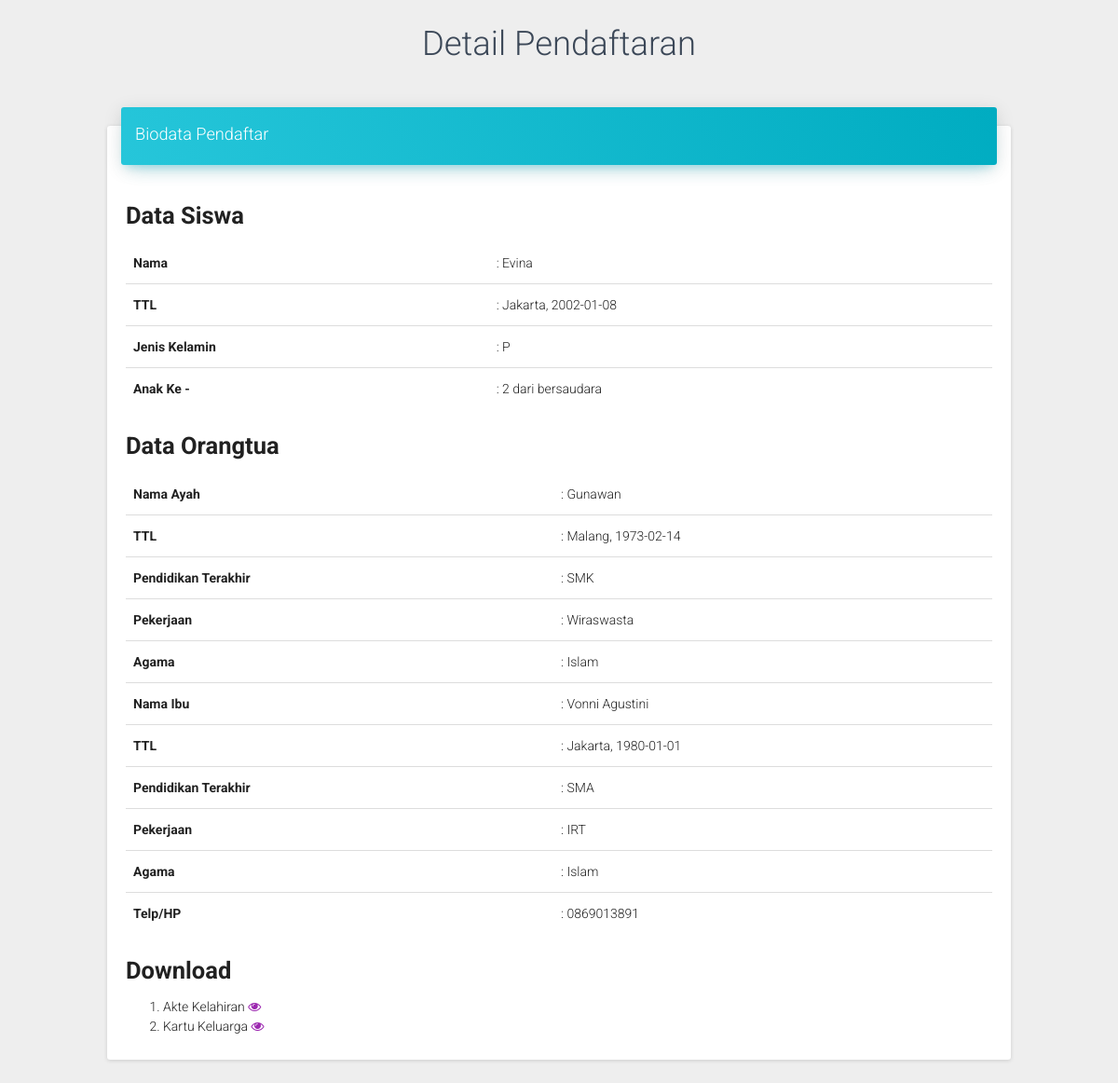
Page /data_admin/detail_pendaftaran.php?ida=31&idd=17&idu=28 (signed in) on the committed database.
### tables this page shows
CREATE TABLE `pendaftaran` (
  `Id` int(11) NOT NULL,
  `nama` varchar(100) DEFAULT NULL,
  `tempat_lahir` varchar(50) DEFAULT NULL,
  `tgl_lahir` date DEFAULT NULL,
  `jenis_kelamin` char(1) DEFAULT NULL,
  `anak_ke` int(11) DEFAULT NULL,
  `jmlh_saudara` int(11) DEFAULT NULL,
  `nama_ayah` varchar(255) DEFAULT NULL,
  `tmpt_lahir_ayah` varchar(255) DEFAULT NULL,
  `tgl_lahir_ayah` date DEFAULT NULL,
  `pendidikan_ayah` varchar(50) DEFAULT NULL,
  `pekerjaan_ayah` varchar(255) DEFAULT NULL,
  `agama_ayah` varchar(255) DEFAULT NULL,
  `nama_ibu` varchar(255) DEFAULT NULL,
  `tmpt_lahir_ibu` varchar(255) DEFAULT NULL,
  `tgl_lahir_ibu` date DEFAULT NULL,
  `pendidikan_ibu` varchar(255) DEFAULT NULL,
  `pekerjaan_ibu` varchar(255) DEFAULT NULL,
  `agama_ibu` varchar(255) DEFAULT NULL,
  `telp_ibu` varchar(255) DEFAULT NULL,
  `upload_transkip` varchar(255) DEFAULT NULL,
  `upload_ijazah` varchar(255) DEFAULT NULL
);

### data_admin/detail_pendaftaran.php (the view, shortened to what this page needs)
<?php
include '../koneksi.php';
if (isset($_GET['idd'])) {
	$ida 		=	$_GET['ida'];
	$idu 		=	$_GET['idu'];
	$idd 		=	$_GET['idd'];
$queryAkun 		=	"SELECT * FROM akun WHERE id_user=$ida";
$queryDaftar	=	"SELECT * FROM pendaftaran WHERE id=$idd";
$queryDetail	=	"SELECT * FROM detail_pendaftaran WHERE id=$idu";
$execAkun		= mysqli_query($conn,$queryAkun);
$execDaftar		= mysqli_query($conn,$queryDaftar);
$execDetail	= mysqli_query($conn,$queryDetail);
if ($execAkun && $execDaftar && $execDetail) {
	$daftar 	= mysqli_fetch_array($execDaftar);
}else{
	echo mysqli_error($conn);
}
}else{
	echo 'tidak ada';
}
?>
<!doctype html>
<html lang="en">
<head>
<link href="../assets/css/bootstrap.min.css" rel="stylesheet" />
<link href="../assets/css/material-dashboard.css?v=1.2.0" rel="stylesheet" />
<link href="../assets/css/demo.css" rel="stylesheet" />
<link href="../assets/css/font-awesome.min.css" rel="stylesheet">
</head>
<body>
<center><h2>Detail Pendaftaran</h2></center>
<div class="col-sm-12 col-md-8 col-lg-10 col-lg-offset-1">
<div class="card" style="margin-top: 50px">
<div class="card-header" data-background-color="blue">
<h4 class="title">Biodata Pendaftar</h4>
</div>
<div class="card-content table-responsive">
<h3 style="overflow: hidden;"><b>Data Siswa</b></h3>
<table class="table table-hover">
    <tbody>
        <tr>
            <td><b>Nama</b></td>
            <td>: <?php echo $daftar['nama']; ?></td>
        </tr>
              <tr>
            <td><b>TTL</b></td>
            <td>: <?php echo $daftar['tempat_lahir'].", ".$daftar['tgl_lahir'];; ?></td>
        </tr>
        <tr>
            <td><b>Jenis Kelamin</b></td>
            <td>: <?php echo $daftar['jenis_kelamin']; ?></td>
        </tr>
        <tr>
            <td><b>Anak Ke -</b></td>
            <td>: <?php echo $daftar['anak_ke']." dari ".$daftar['jumlah_saudara']?> bersaudara</td>
        </tr>
    </tbody>
</table>
<h3><b>Data Orangtua</b></h3>
<table class="table table-hover">
    <tbody>
        <tr>
            <td><b>Nama Ayah</b></td>
            <td>: <?php echo $daftar['nama_ayah']; ?></td>
        </tr>
        <tr>
            <td><b>TTL</b></td>
            <td>: <?php echo $daftar['tmpt_lahir_ayah'].", ".$daftar['tgl_lahir_ayah']; ?></td>
        </tr>
        <tr>
            <td><b>Pendidikan Terakhir</b></td>
            <td>: <?php echo $daftar['pendidikan_ayah'];; ?></td>
        </tr>
        <tr>
            <td><b>Pekerjaan</b></td>
            <td>: <?php echo $daftar['pekerjaan_ayah']; ?></td>
        </tr>
        <tr>
            <td><b>Agama</b></td>
            <td>: <?php echo $daftar['agama_ayah']; ?></td>
        </tr>
        <tr>
            <td><b>Nama Ibu</b></td>
            <td>: <?php echo $daftar['nama_ibu']; ?></td>
        </tr>
        <tr>
            <td><b>TTL</b></td>
            <td>: <?php echo $daftar['tmpt_lahir_ibu'].", ".$daftar['tgl_lahir_ibu']; ?></td>
        </tr>
        <tr>
            <td><b>Pendidikan Terakhir</b></td>
            <td>: <?php echo $daftar['pendidikan_ibu']; ?></td>
        </tr>
        <tr>
            <td><b>Pekerjaan</b></td>
            <td>: <?php echo $daftar['pekerjaan_ibu']; ?></td>
        </tr>
        <tr>
            <td><b>Agama</b></td>
            <td>: <?php echo $daftar['agama_ibu']; ?></td>
        </tr>
        <tr>
            <td><b>Telp/HP</b></td>
            <td>: <?php echo $daftar['telp_ibu']; ?></td>
        </tr>
    </tbody>
</table>
<h3><b>Download</b></h3>
<ol>
	<li>Akte Kelahiran <a href="<?php echo '../assets/uploads/'.$daftar['upload_transkip'];  ?>" title="Download Transkip Nilai"><i class="fa fa-eye"></i></a></li>
	<li>Kartu Keluarga <a href="<?php echo '../assets/uploads/'.$daftar['upload_ijazah'];  ?>" title="Download Ijazah"><i class="fa fa-eye"></i></a></li>
</ol>
</body>
</html>

### rows in the picture
pendaftaran: nama "Evina", tempat_lahir "Jakarta", tgl_lahir "2002-01-08", jenis_kelamin "P", anak_ke "2", nama_ayah "Gunawan", tmpt_lahir_ayah "Malang", tgl_lahir_ayah "1973-02-14", pendidikan_ayah "SMK", pekerjaan_ayah "Wiraswasta", agama_ayah "Islam", nama_ibu "Vonni Agustini", tmpt_lahir_ibu "Jakarta", tgl_lahir_ibu "1980-01-01", pendidikan_ibu "SMA", pekerjaan_ibu "IRT", agama_ibu "Islam", telp_ibu "0869013891"
